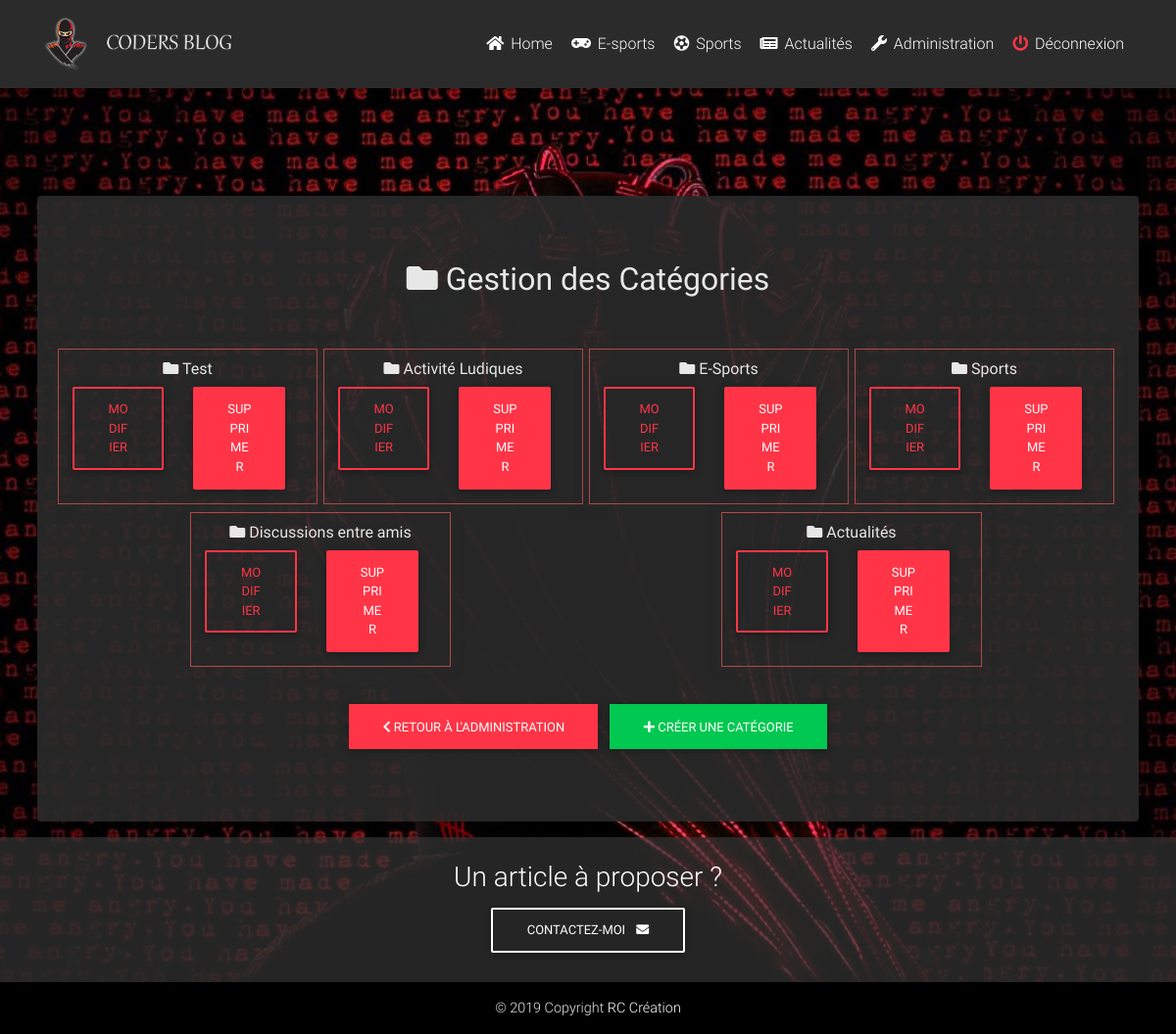
/admin/categories.php (signed in), run on the app's committed database.
### tables this page shows
CREATE TABLE IF NOT EXISTS `menus` (
  `id` int(11) NOT NULL AUTO_INCREMENT,
  `name` varchar(255) NOT NULL,
  `target` varchar(255) NOT NULL,
  `icone` varchar(255) NOT NULL,
  PRIMARY KEY (`id`)
);

CREATE TABLE IF NOT EXISTS `categories` (
  `id` int(11) NOT NULL AUTO_INCREMENT,
  `name` varchar(255) NOT NULL,
  `date_creation` datetime NOT NULL,
  PRIMARY KEY (`id`)
);

### db_connect.php (called while the page is built, shortened)
<?php
try {
    $bdd = new PDO('mysql:host=localhost;dbname=coursphp;charset=utf8', 'root', '');
} catch (Exception $e) {
    die('Erreur : ' . $e->getMessage());
}
$url_path = 'http://localhost/coursphp/';
$getNaviguation = $bdd->query('SELECT * FROM menus ORDER by id ASC');
$img_folder = 'http://localhost/coursphp/img/';

### admin/categories.php (the view, shortened to what this page needs)
<?php
require('../db_connect.php');
$getCategorie = $bdd->query('SELECT * FROM categories ORDER by id DESC');
?>
<!DOCTYPE html>
<html lang="fr">
<head>
    <link rel="stylesheet" href="https://use.fontawesome.com/releases/v5.11.2/css/all.css">
    <link href="../css/bootstrap.min.css" rel="stylesheet">
    <link href="../css/mdb.min.css" rel="stylesheet">
    <link href="../css/style.css" rel="stylesheet">
</head>
<body>
    <?php include('../include/header.php'); ?>
    <main class="mt-5 pt-5">
        <div class="container-fluid pt-2">
            <section class=" text-center text-lg-left mt-lg-5 ">
                <div class=" row mx-md-2">
                    <div class="col-md-12 mx-auto">
                        <div class="card mt-lg-5 pb-5">
                            <div class="card-body text-center">
                                <h2><i class="fas fa-folder my-5"></i> Gestion des Catégories</h2>
                                <div class="d-flex flex-row flex-wrap justify-content-around">
                                    <?php while ($singleCategorie = $getCategorie->fetch()) { ?>
                                        <div class="single-result-admin col-12 col-lg-3 p-2 mr-1 mb-2">
                                            <i class="fas fa-folder"></i> <?php echo $singleCategorie['name'] ?>
                                            <div class="row w-100">
                                                <div class="col-6">
                                                    <a href="<?php echo $url_path . 'admin/edit-categorie.php?categorie=' . $singleCategorie['id'] ?>" class="btn btn-outline-danger w-100">Modifier</a>
                                                </div>
                                                <div class="col-6">
                                                    <a href="<?php echo $url_path . 'admin/action/delete-categorie.php?categorie=' . $singleCategorie['id'] ?>" class="btn btn-danger w-100">Supprimer</a>
                                                </div>
                                            </div>
                                        </div>
                                    <?php
                                    }  ?>
                                </div>
                                <div class="d-flex flex-row justify-content-center col-12 mt-4">
                                    <a href="<?php echo $url_path . 'admin' ?>" class="btn btn-danger rounded-0"><i class="fas fa-chevron-left"></i> Retour à l'Administration</a>
                                    <a href="<?php echo $url_path . 'admin/creer-categorie.php' ?>" class="btn btn-success rounded-0"><i class="fas fa-plus"></i> Créer une Catégorie</a>
                                </div>
                            </div>
                        </div>
                    </div>
                </div>
            </section>
        </div>
    </main>
    <?php include('../include/footer.php'); ?>
</body>
</html>

### include/header.php (shortened to what this page needs)
<header>
    <nav class="navbar fixed-top navbar-expand-lg navbar-dark scrolling-navbar">
        <div class="container">
            <a class="navbar-brand waves-effect" href="<?php echo $url_path ?>">
                <img class="img-fluid logo" src="<?php echo $img_folder ?>logo.png" alt="Mon super Blog !">
            </a>
            <div class="collapse navbar-collapse" id="navbarSupportedContent">
                <ul class="navbar-nav ml-auto">
                    <?php while ($singleNav = $getNaviguation->fetch()) { ?>
                        <li class="nav-item">
                            <a class="nav-link waves-effect" href="<?php echo $url_path . $singleNav['target'] ?>"><i class="<?php echo $singleNav['icone'] ?>"></i> <?php echo $singleNav['name'] ?>
                            </a>
                        </li>
                    <?php } ?>
                    <?php
                    if (isset($_SESSION['id'])) { ?>
                        <li class="nav-item">
                            <a class="nav-link waves-effect" href="<?php echo $url_path ?>admin/"><i class="fas fa-wrench"></i> Administration</a>
                        </li>
                        <li class="nav-item">
                            <a class="nav-link waves-effect" href="<?php echo $url_path ?>action/logout.php"><i class="fas fa-power-off text-danger"></i> Déconnexion</a>
                        </li>
                    <?php } ?>
                </ul>
            </div>
        </div>
    </nav>
</header>

### css/style.css (style rules this page uses)
body { background: url('../img/background.jpg'); background-size: cover; background-repeat: no-repeat; background-position: center; background-attachment: fixed; color: #e7e7e7 !important; }
main { min-height: 80vh; }
.logo { height: 3.5rem; }
.single-result-admin { box-shadow: 0 0 10px #2b2b2b; border: 1px solid #b14848; }
.col-lg-3 { max-width: 24.5%; }
header nav { background-color: #2b2b2b; }
.card { background-color: #2b2b2be3 !important; }

### data on the page
menus: name "Home"
menus: name "E-sports"
menus: name "Sports"
menus: name "Actualités"
categories: name "Test"
categories: name "Activité Ludiques"
categories: name "E-Sports"
categories: name "Sports"
categories: name "Discussions entre amis"
categories: name "Actualités"
